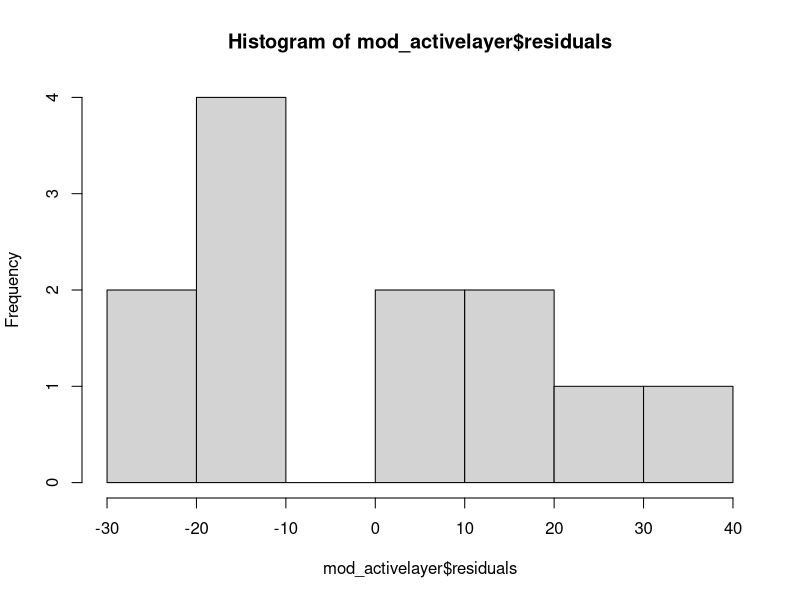

Generate this figure with R: (Note: this script raises an error after producing the figure.)
# RQ1: DATA ANALYSIS
# FIGURE 4: IS THERE A SIGNIFICANT RELATIONSJIP BETWEEN YEAR/TIME AND ACTIVE LAYER 

# Comparison between 4a (up to 2023) and 4b (including 2024/25)


# LOAD LIBRARIES----
library(tidyverse)
library(ggplot2)
library(readxl)


# LOAD DATA----
ald_all_years<-read_excel("datasets/QHI_roots_data/active_layer_thaw_combined.xlsx")


# DATA CLEANING ----
ald_all_years <- ald_all_years %>%
  filter(!is.na(thaw_av)) 


# new data frame just up to 2023
ald_pre2023 <- ald_all_years %>%
  filter(year %in% c(1986:2023))


# DATA ANALYSIS UP TO 2023----
mod_activelayer<-lm(thaw_av ~ year, data = ald_pre2023)
summary(mod_activelayer)
nobs(mod_activelayer)# extract sample size 
# highly significant relationship between year and thaw_av up to 2023, with a positive slope of 0.019.
# about a +0.68 cm increase in active layer per year 
# p value < 0.001
# R2= 0.2366 -> good for natural systems with lots of other variables influencing the outcome.


# check assumptions 
shapiro.test(mod_activelayer$residuals) 
hist(mod_activelayer$residuals)
# shapiro test said not normal but from looking at histogram and plots, residuals look reasonably normal, so we can proceed with the model.(include in appendix)

# bartletts test for homogeneity of variance
bartlett.test(thaw_av ~ as.factor(year), data = ald_pre2023)


# DATA ANALYSIS INCLUDING 2024/25----
mod2<-lm(thaw_av ~ year, data = ald_all_years)
summary(mod2)
nobs(mod2)
# still significant but barely - p value = 0.049, just below 0.05 threshold 
# but point being, including 2024/25 changes the significance/relationship 
# now decreasing active of -0.10 cm per year 
# r2= 0.004348, very weak relationship now 
# essentially this is showing that active layers in 2024 much shallower than 2023

# check assumptions 
shapiro.test(mod2$residuals)
hist(mod2$residuals)
# again pretty normal when plot as histogram 

# was active layer significantly less in 2024 than 2023
ald_2023_2024 <- ald_all_years %>%
  filter(year %in% c(2023, 2024))
t.test(thaw_av ~ as.factor(year), data = ald_2023_2024)
